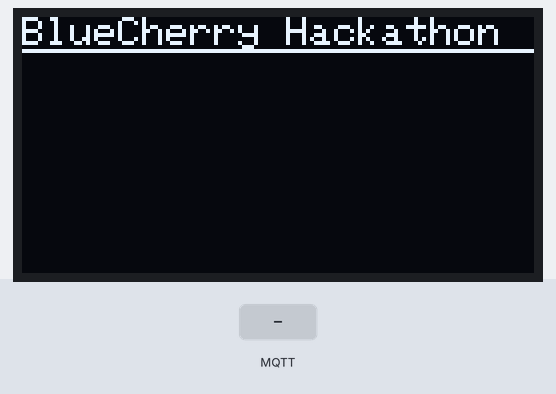
The sketch below on a simulated ESP32. On the bench: 128×64 one-colour display. The test bench sets the inputs (shaded band). WiFi joins after 1.5 s; servers stay silent unless stated; no MQTT or app messages arrive unless stated; what the sketch prints to the serial monitor is not drawn.

Above: at 0.1 s.
3.6 s: MQTT message "1" arrives on the first subscribed topic
5.1 s: MQTT message "0" arrives on the first subscribed topic
At 6.3 s:
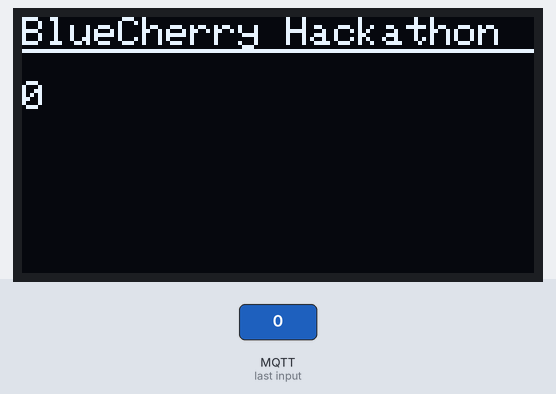
6.6 s: MQTT message "on" arrives on the first subscribed topic
At 7.5 s:
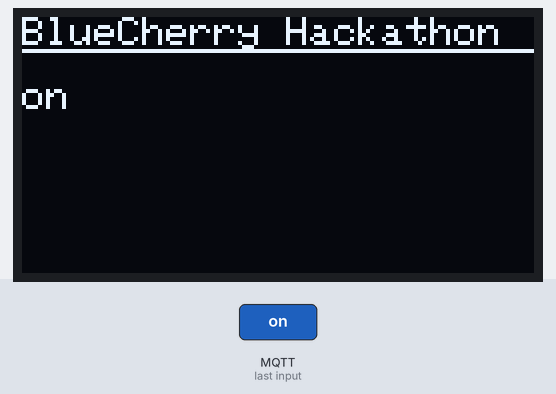
8.1 s: MQTT message "2" arrives on the first subscribed topic
At 8.6 s:
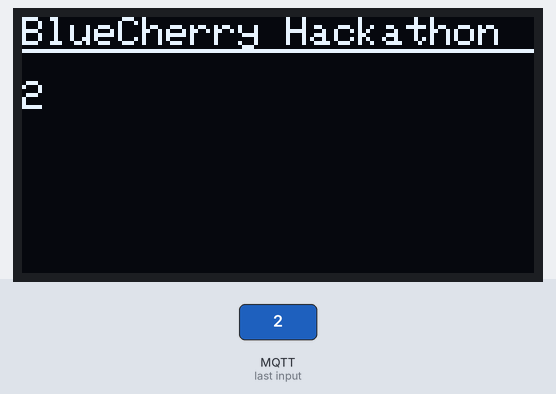
9.6 s: MQTT message "off" arrives on the first subscribed topic
At 10.8 s:
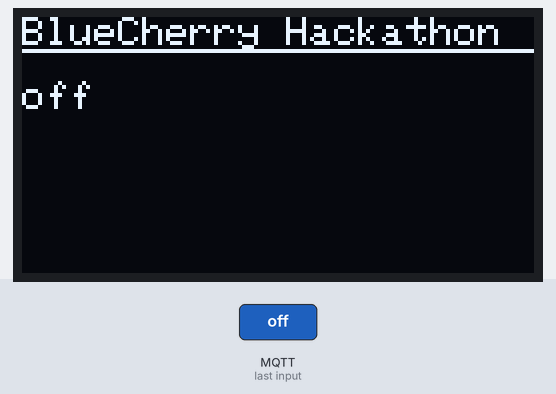
11.1 s: MQTT message "1" arrives on the first subscribed topic
At 12.1 s:
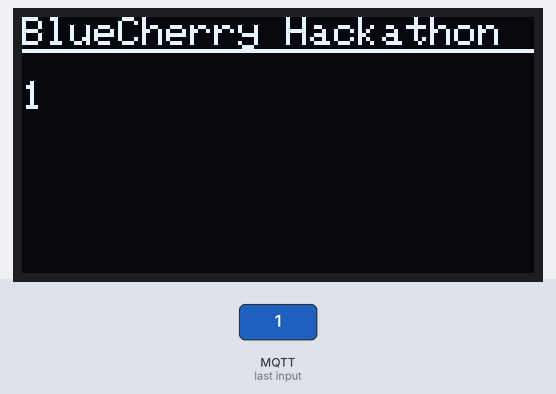
Timing chart, 0 to 13.6 s (numbered marks = the images above; inputs shaded):
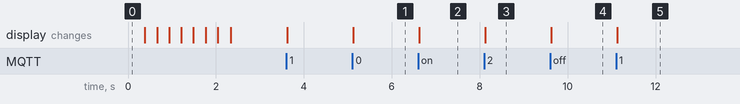

Measured:
- after the input at 5.1 s, the display: changes at once (image 1)
- after the input at 6.6 s, the display: changes at once (image 2)
- after the input at 8.1 s, the display: changes at once (image 3)
- after the input at 9.6 s, the display: changes at once (image 4)
- after the input at 11.1 s, the display: changes at once (image 5)

The sketch:

screen.ino
```cpp
// (licence header left out)
#include <WiFi.h>
#include <Wire.h>
#include <PubSubClient.h>
#include <Adafruit_GFX.h>
#include <Adafruit_SSD1306.h>

/* IC2 bus parameters for the ESP32 Azure IoT kit */
#define I2C_SDA_PIN         25
#define I2C_SCL_PIN         26
#define IC2_SPEED           400000

/* Parameters for the OLED screen */
#define SCREEN_WIDTH        128
#define SCREEN_HEIGHT       64
#define SCREEN_RESET        -1
#define SCREEN_ADDRESS      0x3C

/* Parameters for the WiFi connection */
#define WIFI_SSID           "Schuur De Vier Ambachten"
#define WIFI_PASSWORD       "gratiswifi"

/* Parameters for the MQTT connection */
#define MQTT_SERVER         "broker.hivemq.com"
#define MQTT_PORT           1883
#define MQTT_CLIENT_ID      "groep7"
#define MQTT_TOPIC_PREFIX   "/public"

/* Class instantiations */
Adafruit_SSD1306  display(SCREEN_WIDTH, SCREEN_HEIGHT, &Wire, SCREEN_RESET);
WiFiClient wifiClient;
PubSubClient mqttClient(wifiClient);

/**
 * Construct the display header text line
 */
void display_set_header()
{
  display.cp437(true);
  display.setTextSize(1);
  display.setTextColor(SSD1306_WHITE);
  display.setCursor(0,0);
  display.println("BlueCherry Hackathon");
  display.drawLine(0,8, 128, 8, SSD1306_WHITE);
}

/**
 * Initialize the display and print program name
 */
void setup_display() {
  if(!display.begin(SSD1306_SWITCHCAPVCC, SCREEN_ADDRESS, true, false)) {
    Serial.println("Screen initialization failed");
    while(true);
  }
  Serial.println("Display initialized");

  /* Display header */
  display.clearDisplay();
  display_set_header();
  display.display();
}

/**
 * Connect to the WiFi
 */
void setup_wifi() {
  Serial.println("Connecting to WiFi");
  display.clearDisplay();
  display_set_header();
  display.setCursor(0, 16);
  display.println("Connecting WiFi");
  display.display();

  display.clearDisplay();
  display_set_header();
  display.setCursor(0, 16);
  display.display();

  WiFi.begin(WIFI_SSID, WIFI_PASSWORD);
  while (WiFi.status() != WL_CONNECTED) {
    delay(250);
    display.clearDisplay();
    display_set_header();
    display.setCursor(0, 16);
    display.println("Connecting WiFi.");
    display.display();
    delay(250);
    display.clearDisplay();
    display_set_header();
    display.setCursor(0, 16);
    display.println("Connecting WiFi..");
    display.display();
    delay(250);
    display.clearDisplay();
    display_set_header();
    display.setCursor(0, 16);
    display.println("Connecting WiFi...");
    display.display();
    delay(250);
    display.clearDisplay();
    display_set_header();
    display.setCursor(0, 16);
    display.println("Connecting WiFi");
    display.display();
  }

  display.clearDisplay();
  display_set_header();
  display.setCursor(0, 16);
  display.print("IP: ");
  display.println(WiFi.localIP());
  display.display();

  Serial.println("Connection success");
  Serial.print("IP address: ");
  Serial.println(WiFi.localIP());
}

/**
 * Called when an MQTT message was received.
 */
void mqtt_callback(char* topic, byte* message, unsigned int length) {
  Serial.print("Message arrived on topic: ");
  Serial.println(topic);

  display.clearDisplay();
  display_set_header();
  display.setCursor(0, 16);

  uint16_t xPos = 6;
  for (int i = 0; i < length; i++) {
    display.print((char) message[i]);
    display.setCursor(xPos, 16);
    xPos += 6;
  }
  display.display();
}

/**
 * Setup the MQTT client
 */
void setup_mqtt() {
  mqttClient.setServer(MQTT_SERVER, MQTT_PORT);
  mqttClient.setCallback(mqtt_callback);

  while(!mqttClient.connected()) {
    Serial.print("Connecting to MQTT server");
    if (mqttClient.connect(MQTT_CLIENT_ID)) {
      Serial.println("MQTT connected");
      mqttClient.publish(MQTT_TOPIC_PREFIX "/hackathon/test", MQTT_CLIENT_ID " is online");
      mqttClient.subscribe(MQTT_TOPIC_PREFIX "/hackathon/rx");
    } else {
      Serial.print("MQTT connection failed, rc=");
      Serial.print(mqttClient.state());
      Serial.println(" try again in 5 seconds");
      delay(5000);
    }
  }
}


/**
 * Initialize the hardware
 */
void setup() {
  /* Initialize the serial console port */
  Serial.begin(115200);
  Serial.println("BlueCherry hackathon display example");

  /* Initialize the I2C bus on the board */
  Wire.begin(I2C_SDA_PIN, I2C_SCL_PIN);
  Wire.setClock(400000);

  setup_display();
  setup_wifi();
  setup_mqtt();
}

/**
 * Main application which runs in infinite loop.
 */
void loop() {
  /* Check MQTT connection */
  if(!mqttClient.connected()) {
    Serial.print("Reconnecting to MQTT server");
    if(mqttClient.connect(MQTT_CLIENT_ID)) {
      Serial.println("MQTT connected");
      mqttClient.subscribe(MQTT_TOPIC_PREFIX "/hackathon/rx");
    } else {
      Serial.print("MQTT connection failed, rc=");
      Serial.print(mqttClient.state());
      Serial.println(" try again in 5 seconds");
      delay(5000);
    }
  }

  /* Process incoming MQTT messages */
  mqttClient.loop();
}
```
